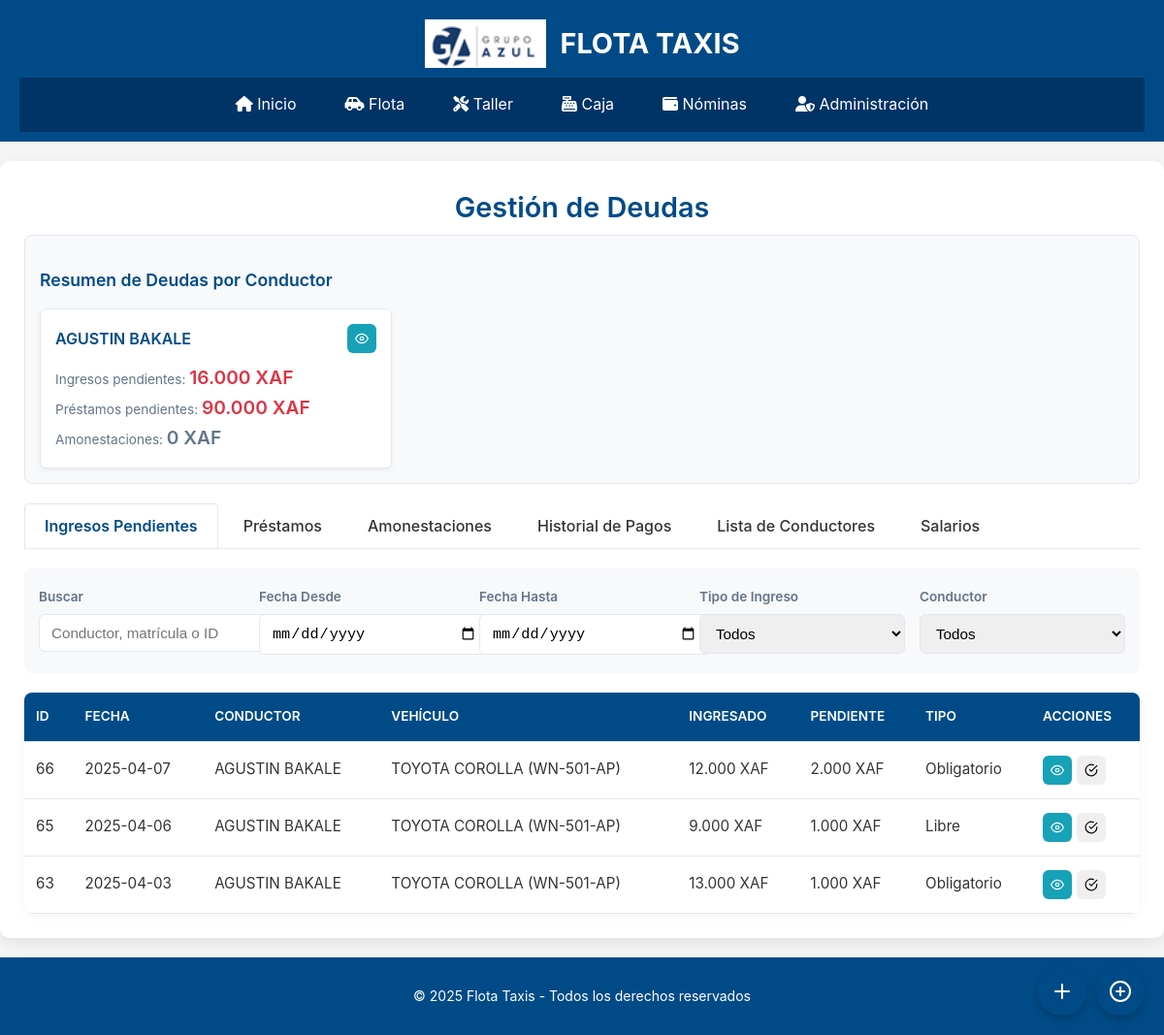
The app's page /modules/gestion/gestion.php with its own data.
### tables this page shows
CREATE TABLE `conductores` (
  `id` int(11) NOT NULL,
  `nombre` varchar(100) NOT NULL,
  `telefono` varchar(20) NOT NULL,
  `dip` varchar(20) NOT NULL,
  `vehiculo_id` int(11) DEFAULT NULL,
  `estado` enum('Activo','Inactivo') NOT NULL DEFAULT 'Activo',
  `ingreso_dia_obligatorio` int(11) NOT NULL DEFAULT 0,
  `ingreso_dia_libre` int(11) NOT NULL DEFAULT 0,
  `ingreso_obligatorio` int(11) DEFAULT NULL,
  `ingreso_libre` int(11) DEFAULT NULL,
  `imagen` varchar(255) DEFAULT NULL,
  `fecha` date DEFAULT NULL,
  `dias_por_ciclo` int(11) DEFAULT 30,
  `salario_mensual` int(11) DEFAULT NULL,
  `direccion` varchar(255) DEFAULT 'Sin dirección'
);

CREATE TABLE `ingresos` (
  `id` int(11) NOT NULL,
  `conductor_id` int(11) DEFAULT NULL,
  `fecha` date DEFAULT NULL,
  `tipo_ingreso` enum('obligatorio','libre') DEFAULT NULL,
  `monto` int(11) DEFAULT NULL,
  `monto_esperado` int(11) DEFAULT NULL,
  `monto_pendiente` int(11) DEFAULT NULL,
  `kilometros` int(11) DEFAULT NULL,
  `recorrido` int(11) DEFAULT NULL,
  `ciclo` int(11) DEFAULT NULL,
  `caja_id` int(11) DEFAULT 1,
  `monto_ingresado` decimal(10,2) NOT NULL,
  `contador_ciclo` int(11) DEFAULT 0,
  `ciclo_completado` tinyint(4) DEFAULT 0
);

CREATE TABLE `vehiculos` (
  `id` int(11) NOT NULL,
  `marca` varchar(50) NOT NULL,
  `modelo` varchar(50) NOT NULL,
  `matricula` varchar(20) NOT NULL,
  `numero` varchar(20) NOT NULL,
  `km_actual` int(10) UNSIGNED NOT NULL DEFAULT 0,
  `km_aceite` int(10) UNSIGNED NOT NULL DEFAULT 0,
  `km_inicial` int(10) UNSIGNED NOT NULL DEFAULT 0,
  `imagen1` varchar(255) DEFAULT NULL,
  `imagen2` varchar(255) DEFAULT NULL,
  `imagen3` varchar(255) DEFAULT NULL,
  `imagen4` varchar(255) DEFAULT NULL,
  `fecha` date DEFAULT NULL,
  `year` year(4) DEFAULT NULL
);

### modules/gestion/gestion.php (the view, shortened to what this page needs)
<?php
include '../../layout/header.php';
require '../../config/database.php';
$resumenDeudas = $pdo->query("
    SELECT
        c.id AS conductor_id,
        c.nombre AS conductor_nombre,
        COALESCE(SUM(i.monto_pendiente), 0) AS total_pendiente,
        COALESCE(SUM(p.saldo_pendiente), 0) AS total_prestamos,
        COALESCE(SUM(CASE WHEN a.estado = 'activa' THEN a.monto ELSE 0 END), 0) AS total_amonestaciones
    FROM conductores c
    LEFT JOIN ingresos i ON c.id = i.conductor_id AND i.monto_pendiente > 0
    LEFT JOIN prestamos p ON c.id = p.conductor_id AND p.estado = 'pendiente'
    LEFT JOIN amonestaciones a ON c.id = a.conductor_id AND a.estado = 'activa'
    GROUP BY c.id, c.nombre
    HAVING total_pendiente > 0 OR total_prestamos > 0 OR total_amonestaciones > 0
")->fetchAll();
?>
<!DOCTYPE html>
<html lang="es">
<head>
</head>
<body>
    <div class="container">
        <h2>Gestión de Deudas</h2>
        <div class="resumen-container">
            <h3 class="resumen-title">Resumen de Deudas por Conductor</h3>
            <div class="resumen-grid">
                <?php foreach ($resumenDeudas as $resumen): ?>
                    <div class="resumen-item">
                        <div class="resumen-item-header">
                            <span class="resumen-item-title"><?= htmlspecialchars($resumen['conductor_nombre']) ?></span>
                            <button class="btn btn-ver" onclick="verDetalleConductor(<?= $resumen['conductor_id'] ?>)">
                                <svg xmlns="http://www.w3.org/2000/svg" width="14" height="14" viewBox="0 0 24 24" fill="none" stroke="currentColor" stroke-width="2" stroke-linecap="round" stroke-linejoin="round">
                                    <path d="M1 12s4-8 11-8 11 8 11 8-4 8-11 8-11-8-11-8z"></path>
                                    <circle cx="12" cy="12" r="3"></circle>
                                </svg>
                            </button>
                        </div>
                        <div class="resumen-item-details">
                            <div>Ingresos pendientes: <span class="resumen-item-value <?= $resumen['total_pendiente'] > 0 ? 'pendiente' : '' ?>">
                                <?= number_format($resumen['total_pendiente'], 0, ',', '.') ?> XAF</span></div>
                            <div>Préstamos pendientes: <span class="resumen-item-value <?= $resumen['total_prestamos'] > 0 ? 'pendiente' : '' ?>">
                                <?= number_format($resumen['total_prestamos'], 0, ',', '.') ?> XAF</span></div>
                            <div>Amonestaciones: <span class="resumen-item-value <?= $resumen['total_amonestaciones'] > 0 ? 'pendiente' : '' ?>">
                                <?= number_format($resumen['total_amonestaciones'], 0, ',', '.') ?> XAF</span></div>
                        </div>
                    </div>
                <?php endforeach; ?>
            </div>
        </div>
        <div class="tabs">
            <div class="tab active" data-tab="ingresos-pendientes">Ingresos Pendientes</div>
            <div class="tab" data-tab="prestamos">Préstamos</div>
            <div class="tab" data-tab="amonestaciones">Amonestaciones</div>
            <div class="tab" data-tab="historial">Historial de Pagos</div>
            <div class="tab" data-tab="conductores">Lista de Conductores</div>
            <div class="tab" data-tab="salarios">Salarios</div>
        </div>
        <div class="tab-content active" id="ingresos-pendientes-content">
            <?php include 'ingresos-pendientes.php'; ?>
        <div class="action-buttons">
            <button class="action-button" onclick="abrirModalNuevoPrestamo()">
                <svg xmlns="http://www.w3.org/2000/svg" width="24" height="24" viewBox="0 0 24 24" fill="none" stroke="currentColor" stroke-width="2" stroke-linecap="round" stroke-linejoin="round">
                    <line x1="12" y1="5" x2="12" y2="19"></line>
                    <line x1="5" y1="12" x2="19" y2="12"></line>
                </svg>
            </button>
            <button class="action-button" onclick="abrirModalNuevaAmonestacion()">
                <svg xmlns="http://www.w3.org/2000/svg" width="24" height="24" viewBox="0 0 24 24" fill="none" stroke="currentColor" stroke-width="2" stroke-linecap="round" stroke-linejoin="round">
                    <circle cx="12" cy="12" r="10"></circle>
                    <line x1="12" y1="8" x2="12" y2="16"></line>
                    <line x1="8" y1="12" x2="16" y2="12"></line>
                </svg>
            </button>
        </div>
    </div>
    <?php include '../../layout/footer.php'; ?>
</body>
</html>

### modules/gestion/ingresos-pendientes.php (shortened to what this page needs)
<?php
require '../../config/database.php';
$search = isset($_GET['search']) ? $_GET['search'] : '';
$fecha_desde = isset($_GET['fecha_desde']) ? $_GET['fecha_desde'] : null;
$fecha_hasta = isset($_GET['fecha_hasta']) ? $_GET['fecha_hasta'] : null;
$sql = "
    SELECT i.*, c.nombre AS conductor_nombre, v.marca, v.modelo, v.matricula, v.km_actual, c.dias_por_ciclo
    FROM ingresos i
    LEFT JOIN conductores c ON i.conductor_id = c.id
    LEFT JOIN vehiculos v ON c.vehiculo_id = v.id
    WHERE i.monto_pendiente > 0
";
$params = [];
$sql .= " ORDER BY i.fecha DESC, i.conductor_id";
$stmt = $pdo->prepare($sql);
$stmt->execute($params);
$ingresos = $stmt->fetchAll();
?>
    <div class="filters-container" style="background: #f8f9fa; padding: 3px 15px; border-radius: 8px; margin: 1px 0;">
        <form id="filtersForm" method="get" class="modal__form" style="display: grid; grid-template-columns: repeat(auto-fill, minmax(200px, 1fr)); gap: 15px;">
            <div class="modal__form-group">
                <label for="search" class="modal__form-label">Buscar</label>
                <input type="text" name="search" id="search" class="modal__form-input" value="<?= htmlspecialchars($search) ?>"
                       placeholder="Conductor, matrícula o ID">
            </div>
            <div class="modal__form-group">
                <label for="fecha_desde" class="modal__form-label">Fecha Desde</label>
                <input type="date" name="fecha_desde" id="fecha_desde" class="modal__form-input" value="<?= $fecha_desde ?>">
            </div>
            <div class="modal__form-group">
                <label for="fecha_hasta" class="modal__form-label">Fecha Hasta</label>
                <input type="date" name="fecha_hasta" id="fecha_hasta" class="modal__form-input" value="<?= $fecha_hasta ?>">
            </div>
            <div class="modal__form-group">
                <label for="tipo_ingreso" class="modal__form-label">Tipo de Ingreso</label>
                <select name="tipo_ingreso" id="tipo_ingreso" class="modal__form-input">
                    <option value="">Todos</option>
                </select>
            </div>
            <div class="modal__form-group">
                <label for="conductor_id" class="modal__form-label">Conductor</label>
                <select name="conductor_id" id="conductor_id" class="modal__form-input">
                    <option value="">Todos</option>
                </select>
            </div>
        </form>
    </div>
    <div class="table-container">
        <table class="table">
            <thead>
                <tr>
                    <th>ID</th>
                    <th>Fecha</th>
                    <th>Conductor</th>
                    <th>Vehículo</th>
                    <th>Ingresado</th>
                    <th>Pendiente</th>
                    <th>Tipo</th>
                    <th>Acciones</th>
                </tr>
            </thead>
            <tbody>
                <?php if (empty($ingresos)): ?>
                    <tr>
                        <td colspan="8" style="text-align: center; padding: 20px;">No hay ingresos pendientes con los filtros aplicados</td>
                    </tr>
                <?php else: ?>
                    <?php foreach ($ingresos as $ing): ?>
                        <tr>
                            <td><?= $ing['id'] ?></td>
                            <td><?= $ing['fecha'] ?></td>
                            <td><?= htmlspecialchars($ing['conductor_nombre']) ?></td>
                            <td><?= htmlspecialchars($ing['marca']) ?> <?= htmlspecialchars($ing['modelo']) ?> (<?= htmlspecialchars($ing['matricula']) ?>)</td>
                            <td><?= number_format($ing['monto_ingresado'], 0, ',', '.') ?> XAF</td>
                            <td><?= number_format($ing['monto_pendiente'], 0, ',', '.') ?> XAF</td>
                            <td><?= $ing['tipo_ingreso'] == 'obligatorio' ? 'Obligatorio' : 'Libre' ?></td>
                            <td>
                                <div style="display: flex; gap: 5px;">
                                    <button class="btn btn-ver" onclick="verIngreso(<?= htmlspecialchars(json_encode($ing), ENT_QUOTES, 'UTF-8') ?>)">
                                        <svg xmlns="http://www.w3.org/2000/svg" width="14" height="14" viewBox="0 0 24 24" fill="none" stroke="currentColor" stroke-width="2" stroke-linecap="round" stroke-linejoin="round">
                                            <path d="M1 12s4-8 11-8 11 8 11 8-4 8-11 8-11-8-11-8z"></path>
                                            <circle cx="12" cy="12" r="3"></circle>
                                        </svg>
                                    </button>
                                    <button class="btn btn-pagar" onclick="pagarIngreso(<?= $ing['id'] ?>, <?= $ing['monto_pendiente'] ?>)">
                                        <svg xmlns="http://www.w3.org/2000/svg" width="14" height="14" viewBox="0 0 24 24" fill="none" stroke="currentColor" stroke-width="2" stroke-linecap="round" stroke-linejoin="round">
                                            <path d="M22 11.08V12a10 10 0 1 1-5.93-9.14"></path>
                                            <polyline points="22 4 12 14.01 9 11.01"></polyline>
                                        </svg>
                                    </button>
                                </div>
                            </td>
                        </tr>
                    <?php endforeach; ?>
                <?php endif; ?>
            </tbody>
        </table>
    </div>
</div>

### styles/styles.css (style rules this page uses)
body { font-family: Arial, sans-serif; margin: 0; padding: 0; background-color: #f8f9fa; color: #333; }

### modules/gestion/gestion.php (style rules this page uses)
:root { --color-primario: #004b87; --color-secundario: #003366; --color-texto: #333; --color-fondo: #f8f9fa; --color-borde: #e2e8f0; --color-exito: #28a745; --color-advertencia: #ffc107; --color-peligro: #dc3545; --color-info: #17a2b8; }
body { font-family: 'Inter', sans-serif; background-color: #f5f5f5; color: var(--color-texto); line-height: 1.6; }
.container { max-width: 1250px; margin: 20px auto; background: #fff; padding: 25px; border-radius: 10px; box-shadow: 0 5px 15px rgba(0, 0, 0, 0.08); }
h2 { margin-top:0px; color: var(--color-primario); font-size: 1.8rem; margin-bottom: 5px; text-align: center; font-weight: 600; }
.tabs { display: flex; border-bottom: 1px solid var(--color-borde); margin-bottom: 20px; }
.tab { padding: 10px 20px; cursor: pointer; border: 1px solid transparent; border-bottom: none; border-radius: 4px 4px 0 0; margin-right: 5px; font-weight: 500; transition: all 0.2s; }
.tab.active { border-color: var(--color-borde); border-bottom-color: #fff; background: #fff; color: var(--color-primario); font-weight: 600; }
.tab-content { display: none; }
.tab-content.active { display: block; }
.table-container { overflow-x: auto; margin-top: 20px; border-radius: 8px; box-shadow: 0 2px 10px rgba(0, 0, 0, 0.05); }
.table { width: 100%; border-collapse: collapse; min-width: 800px; }
.table th, .table td { padding: 14px 12px; text-align: left; border-bottom: 1px solid var(--color-borde); }
.table th { background-color: var(--color-primario); color: white; font-weight: 600; text-transform: uppercase; font-size: 0.85rem; position: sticky; top: 0; }
.table td { background-color: #fff; font-size: 0.95rem; transition: all 0.2s ease; }
.btn { padding: 8px 8px; border-radius: 6px; border: none; cursor: pointer; font-size: 0.9rem; transition: all 0.3s ease; display: inline-flex; align-items: center; gap: 6px; font-weight: 500; }
.btn-ver { background-color: var(--color-info); color: white; }
.modal__form { display: flex; flex-direction: column; gap: 16px; padding: 16px 0; }
.modal__form-group { display: flex; flex-direction: column; gap: 6px; }
.modal__form-label { font-size: 0.85rem; color: #64748b; font-weight: 600; }
.modal__form-input { padding: 10px 12px; border: 1px solid var(--color-borde); border-radius: 6px; font-size: 0.95rem; transition: border-color 0.2s ease; width: 100%; }
.action-buttons { position: fixed; bottom: 20px; right: 20px; display: flex; gap: 10px; z-index: 100; }
.action-button { width: 50px; height: 50px; border-radius: 50%; background: var(--color-primario); color: white; display: flex; align-items: center; justify-content: center; box-shadow: 0 4px 10px rgba(0, 0, 0, 0.2); cursor: pointer; transition: all 0.3s; border: none; }
.resumen-container { background: #f8f9fa; border-radius: 8px; padding: 15px; margin-bottom: 20px; border: 1px solid var(--color-borde); }
.resumen-title { color: var(--color-primario); margin-bottom: 15px; font-size: 1.1rem; font-weight: 600; }
.resumen-grid { display: grid; grid-template-columns: repeat(auto-fill, minmax(300px, 1fr)); gap: 15px; }
.resumen-item { background: white; border-radius: 6px; padding: 15px; box-shadow: 0 2px 5px rgba(0,0,0,0.05); border: 1px solid var(--color-borde); }
.resumen-item-header { display: flex; justify-content: space-between; align-items: center; margin-bottom: 10px; }
.resumen-item-title { font-weight: 600; color: var(--color-primario); }
.resumen-item-value { font-size: 1.2rem; font-weight: 600; }
.resumen-item-value.pendiente { color: var(--color-peligro); }
.resumen-item-details { font-size: 0.85rem; color: #64748b; }

### records on screen
conductores: nombre "AGUSTIN BAKALE", total_pendiente "16.000", total_prestamos "90.000", total_amonestaciones "0"
ingresos: id "66", fecha "2025-04-07", conductor.nombre "AGUSTIN BAKALE", vehiculos.marca "TOYOTA", vehiculos.modelo "COROLLA", vehiculos.matricula "WN-501-AP", monto_ingresado "12.000", monto_pendiente "2.000", tipo_ingreso "Obligatorio"
ingresos: id "65", fecha "2025-04-06", conductor.nombre "AGUSTIN BAKALE", vehiculos.marca "TOYOTA", vehiculos.modelo "COROLLA", vehiculos.matricula "WN-501-AP", monto_ingresado "9.000", monto_pendiente "1.000", tipo_ingreso "Libre"
ingresos: id "63", fecha "2025-04-03", conductor.nombre "AGUSTIN BAKALE", vehiculos.marca "TOYOTA", vehiculos.modelo "COROLLA", vehiculos.matricula "WN-501-AP", monto_ingresado "13.000", monto_pendiente "1.000", tipo_ingreso "Obligatorio"
